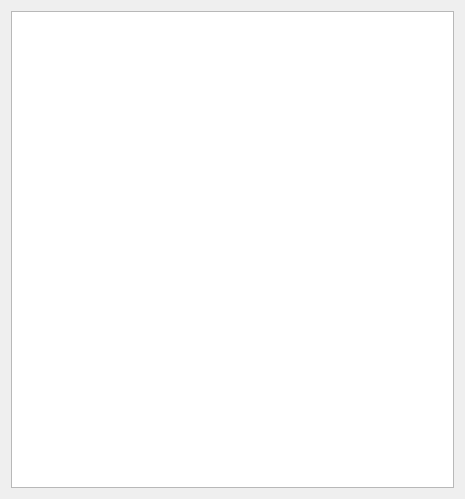
<?xml version="1.0" encoding="UTF-8"?>
<ui version="4.0">
 <class>Engine46SceneEditor</class>
 <widget class="QWidget" name="Engine46SceneEditor">
  <property name="geometry">
   <rect>
    <x>0</x>
    <y>0</y>
    <width>465</width>
    <height>499</height>
   </rect>
  </property>
  <property name="windowTitle">
   <string>Form</string>
  </property>
  <layout class="QVBoxLayout" name="verticalLayout">
   <item>
    <widget class="QMyTreeView" name="sceneTreeView">
     <property name="sizePolicy">
      <sizepolicy hsizetype="Preferred" vsizetype="Preferred">
       <horstretch>0</horstretch>
       <verstretch>0</verstretch>
      </sizepolicy>
     </property>
    </widget>
   </item>
  </layout>
 </widget>
 <customwidgets>
  <customwidget>
   <class>QMyTreeView</class>
   <extends>QTreeView</extends>
   <header>qmytreeview.h</header>
  </customwidget>
 </customwidgets>
 <resources/>
 <connections/>
</ui>
